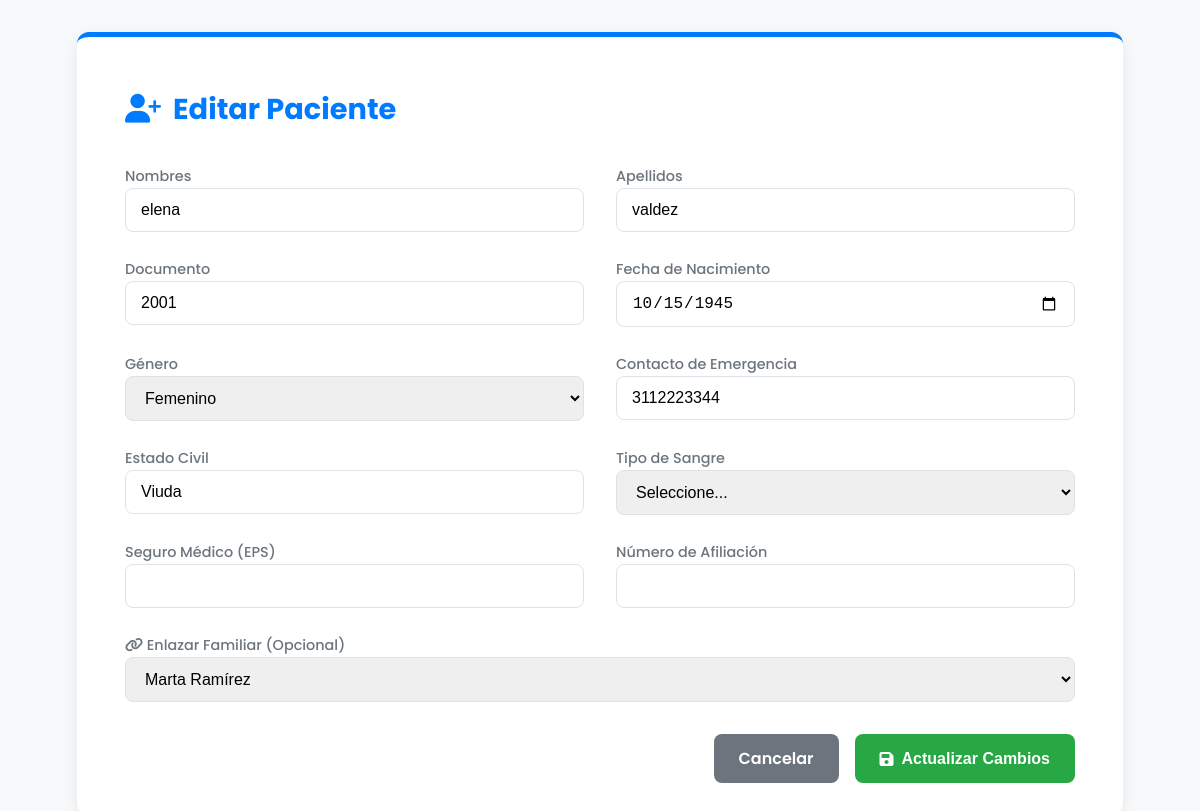
The app's page /views/admin/html_admin/agregar_paciente.php?id=1 (signed in) with its own data.
### tables this page shows
create table tb_paciente (
    id_paciente int primary key auto_increment,
    documento_identificacion int not null unique,
    nombre varchar(50) not null,
    apellido varchar(50) not null,
    fecha_nacimiento date not null,
    genero enum('Masculino','Femenino') not null,
    contacto_emergencia varchar(20) not null,
    estado_civil varchar(30) not null,
    tipo_sangre enum('A+','A-','B+','B-','AB+','AB-','O+','O-') not null,
    seguro_medico varchar(100) null,
    numero_seguro varchar(50) null,
    id_usuario_familiar int null,
    estado enum('Activo','Inactivo') default 'Activo'
);

create table tb_usuario (
    id_usuario int primary key auto_increment,
    tipo_documento enum('CC','CE','PA') not null,
    documento_identificacion int not null unique,
    nombre varchar(50) not null,
    apellido varchar(50) not null,
    direccion varchar(250) not null,
    correo_electronico varchar(100) not null unique,
    contraseña varchar(255) not null,
    estado enum('Activo','Inactivo') default 'Activo',
    id_rol int not null,
     
    fecha_contratacion date null,
    tipo_contrato varchar(50) null,
    contacto_emergencia varchar(20) null,
    fecha_nacimiento date null,
     
    parentesco varchar(50) null
);

### models/clases/pacientes.php (called while the page is built, shortened)
<?php
class Paciente {
    private $conn;
    public function __construct() {
        require(__DIR__ . '/../data_base/database.php');
        $this->conn = $conn;
    }
    public function obtenerPorId($id_paciente) {
        try {
            $query = $this->conn->prepare("SELECT * FROM tb_paciente WHERE id_paciente = ?");
            $query->execute([$id_paciente]);
            return $query->fetch(PDO::FETCH_ASSOC);
        } catch (Exception $e) {
            throw new Exception("Error al obtener paciente por ID: " . $e->getMessage());
        }
    }
}
?>

### models/clases/usuario.php (called while the page is built, shortened)
<?php
    class usuario{
        protected $conn;
        public function __construct() {
            include(__DIR__ . '/../data_base/database.php');
            $this->conn = $conn;
        }
        public function obtenerUsuariosPorRol($nombre_rol) {
            try {
                $query = $this->conn->prepare("
                    SELECT u.id_usuario, u.nombre, u.apellido
                    FROM tb_usuario u
                    JOIN tb_rol r ON u.id_rol = r.id_rol
                    WHERE r.nombre_rol = ? AND u.estado = 'Activo'
                    ORDER BY u.apellido, u.nombre
                ");
                $query->execute([$nombre_rol]);
                return $query->fetchAll(PDO::FETCH_ASSOC);
            } catch (Exception $e) {
                error_log("Error al obtener usuarios por rol: " . $e->getMessage());
                return [];
            }
        }
    }
?>

### views/admin/html_admin/agregar_paciente.php (the view, shortened to what this page needs)
<?php
require_once __DIR__ . '/../../../models/clases/usuario.php';
require_once __DIR__ . '/../../../models/clases/pacientes.php';
$user_model = new usuario();
$lista_familiares = $user_model->obtenerUsuariosPorRol('Familiar');
$modo_edicion = false;
$datos_paciente = [];
if (isset($_GET['id'])) {
    $modo_edicion = true;
    $pacienteModel = new Paciente();
    $datos_paciente = $pacienteModel->obtenerPorId($_GET['id']);
}
?>
<!DOCTYPE html>
<html lang="es">
<head>
    <link rel="stylesheet" href="https://cdnjs.cloudflare.com/ajax/libs/font-awesome/6.1.1/css/all.min.css">
</head>
<body>
    <div class="container">
        <h1><i class="fas fa-user-plus"></i> <?= $modo_edicion ? 'Editar Paciente' : 'Registrar Paciente' ?></h1>
        <form action="../../../controllers/admin/paciente_controller.php" method="POST">
            <div class="form-grid">
                <div class="form-group"><label>Nombres</label><input type="text" name="nombre" value="<?= htmlspecialchars($datos_paciente['nombre'] ?? '') ?>" required></div>
                <div class="form-group"><label>Apellidos</label><input type="text" name="apellido" value="<?= htmlspecialchars($datos_paciente['apellido'] ?? '') ?>" required></div>
                <div class="form-group"><label>Documento</label><input type="number" name="documento_identificacion" value="<?= htmlspecialchars($datos_paciente['documento_identificacion'] ?? '') ?>" required></div>
                <div class="form-group"><label>Fecha de Nacimiento</label><input type="date" name="fecha_nacimiento" value="<?= htmlspecialchars($datos_paciente['fecha_nacimiento'] ?? '') ?>" required></div>
                <div class="form-group"><label>Género</label><select name="genero" required><option value="Femenino" <?= (($datos_paciente['genero'] ?? '') == 'Femenino') ? 'selected' : '' ?>>Femenino</option></select></div>
                <div class="form-group"><label>Contacto de Emergencia</label><input type="text" name="contacto_emergencia" value="<?= htmlspecialchars($datos_paciente['contacto_emergencia'] ?? '') ?>" required></div>
                <div class="form-group"><label>Estado Civil</label><input type="text" name="estado_civil" value="<?= htmlspecialchars($datos_paciente['estado_civil'] ?? '') ?>" required></div>
                <div class="form-group"><label>Tipo de Sangre</label><select name="tipo_sangre" required><option value="">Seleccione...</option></select></div>
                <div class="form-group"><label>Seguro Médico (EPS)</label><input type="text" name="seguro_medico" value="<?= htmlspecialchars($datos_paciente['seguro_medico'] ?? '') ?>"></div>
                <div class="form-group"><label>Número de Afiliación</label><input type="text" name="numero_seguro" value="<?= htmlspecialchars($datos_paciente['numero_seguro'] ?? '') ?>"></div>
                <div class="form-group full-width"><label><i class="fas fa-link"></i> Enlazar Familiar (Opcional)</label><select name="id_usuario_familiar"><option value="">Ninguno</option><?php foreach ($lista_familiares as $familiar):?><option value="<?=$familiar['id_usuario']?>" <?= (isset($datos_paciente['id_usuario_familiar']) && $datos_paciente['id_usuario_familiar'] == $familiar['id_usuario']) ? 'selected' : '' ?>><?=htmlspecialchars($familiar['nombre'].' '.$familiar['apellido'])?></option><?php endforeach;?></select></div>
            </div>
            <div class="toolbar">
                <a href="admin_pacientes.php" class="btn btn-secondary">Cancelar</a>
                <button type="submit" class="btn btn-primary"><i class="fas fa-save"></i> <?= $modo_edicion ? 'Actualizar Cambios' : 'Guardar Paciente' ?></button>
            </div>
        </form>
    </div>
</body>
</html>

### views/admin/html_admin/agregar_paciente.php (style rules this page uses)
:root { --primary-color: #007bff; --light-gray: #f8f9fa; --medium-gray: #dee2e6; --dark-gray: #6c757d; --text-color: #212529; --white: #ffffff; --shadow: 0 4px 15px rgba(0, 0, 0, 0.08); --success-color: #28a745; }
body { font-family: 'Poppins', sans-serif; background-color: var(--light-gray); margin: 0; padding: 2rem; }
.container { max-width: 950px; margin: 0 auto; background: var(--white); padding: 2rem 3rem; border-radius: 12px; box-shadow: var(--shadow); border-top: 5px solid var(--primary-color); }
h1 { font-size: 1.8rem; margin-bottom: 2rem; display: flex; align-items: center; gap: 12px; color: var(--primary-color); }
.form-grid { display: grid; grid-template-columns: 1fr 1fr; gap: 1.5rem 2rem; }
.form-group label { margin-bottom: 8px; font-weight: 500; color: var(--dark-gray); font-size: 0.9rem; }
input, select, textarea { width: 100%; padding: 12px 15px; border: 1px solid var(--medium-gray); border-radius: 8px; font-size: 1rem; box-sizing: border-box; }
.full-width { grid-column: 1 / -1; }
.toolbar { margin-top: 2rem; display: flex; justify-content: flex-end; gap: 1rem; }
.btn { padding: 12px 25px; border: none; border-radius: 8px; font-size: 1rem; font-weight: 600; cursor: pointer; text-decoration: none; display: inline-flex; align-items: center; gap: 8px; }
.btn-primary { background: var(--success-color); color: var(--white); }
.btn-secondary { background-color: var(--dark-gray); color: var(--white); }

### records on screen
tb_paciente: nombre "elena", apellido "valdez", documento_identificacion "2001", fecha_nacimiento "10/15/1945", genero "Femenino", contacto_emergencia "3112223344", estado_civil "Viuda", id_usuario_familiar "Marta Ramírez"
